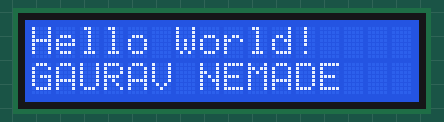
This sketch was run on a simulated Arduino Uno, built with avr-gcc and run on an emulated ATmega328P. On the bench: 16×2 character LCD.

Above: at 0.11 s.
At 91.33 s:
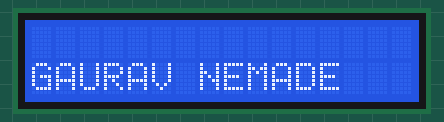

The sketch:

_2_LCD16x2_hello_world_name_blink_display.ino
```cpp
#include<LiquidCrystal.h>
LiquidCrystal lcd(12,11,5,4,3,2);
void setup() {
  // put your setup code here, to run once:
lcd.begin(16,2);
lcd.print("Hello World!");
}

void loop() {
  // put your main code here, to run repeatedly:
lcd.setCursor(0,1);
lcd.print("GAURAV NEMADE");
delay(100);
lcd.clear();
delay(100);
}
```
